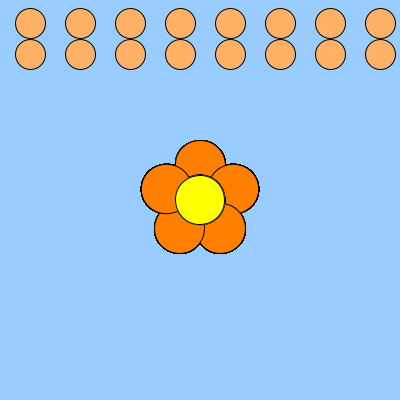
Frame 1 (no input)
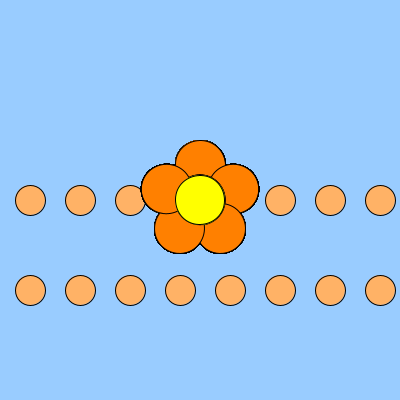
Frame 60 (the mouse pressed at the canvas centre just before this capture)
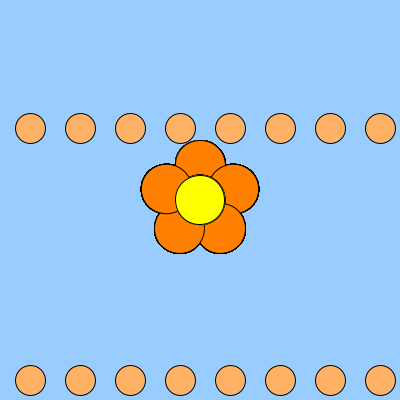
Frame 120 (the mouse held since frame 60 and released just before this capture)

The Processing sketch that drew these frames (run headless with seeded random() and noise(); from frame 60 on, the mouse is pressed at the canvas centre):

// Processing sketch: September29
// ── September29.pde
petals p1 = new petals(20, 3); 
petals p2 = new petals(50, 4); 

void setup() 
{
  size(400, 400);
  frameRate(20);
}

void draw() { 
  background(153, 204, 255);
  p1.update(); 
  p2.update(); 
  p1.flowerDisplay();
} 

class petals { 
  float ypos, speed; 
  petals (float _ypos, float _speed) {  
    ypos = _ypos; 
    speed = _speed;
  } 
  void update() { 
    ypos += speed; 
    if (ypos > height) { 
      ypos = 0;
    } 
    fill(255, 178, 102);
    for (int i = 30; i<width; i+=50) {
      ellipse(i, ypos, 30, 30);
    }
  }

  void flowerDisplay() {
    translate(width/2, height/2);
    for (int i = 100; i<width; i++) {
      fill(255, 128, 0);
      ellipse (0, -35, 50, 50);
      rotate(radians(72));
      fill(255, 255, 0);
      ellipse (0, 0, 50, 50);
    }
  }
} 
